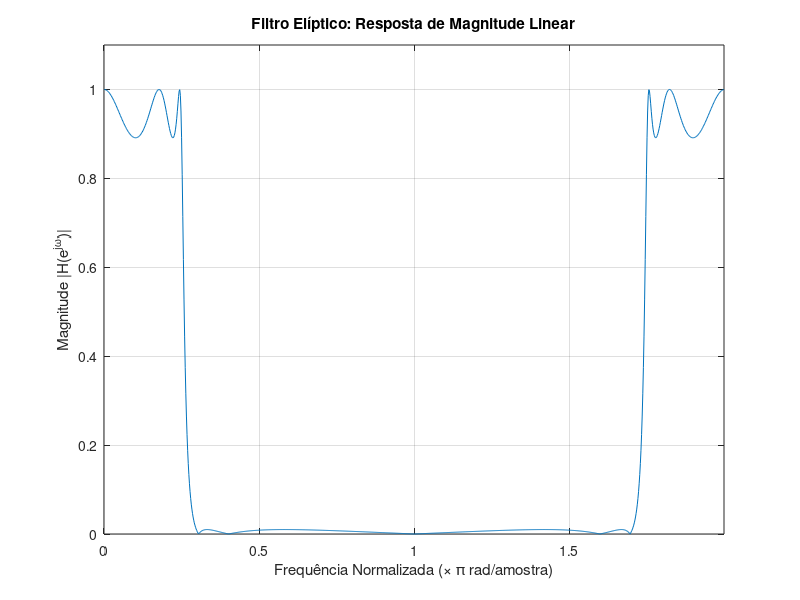
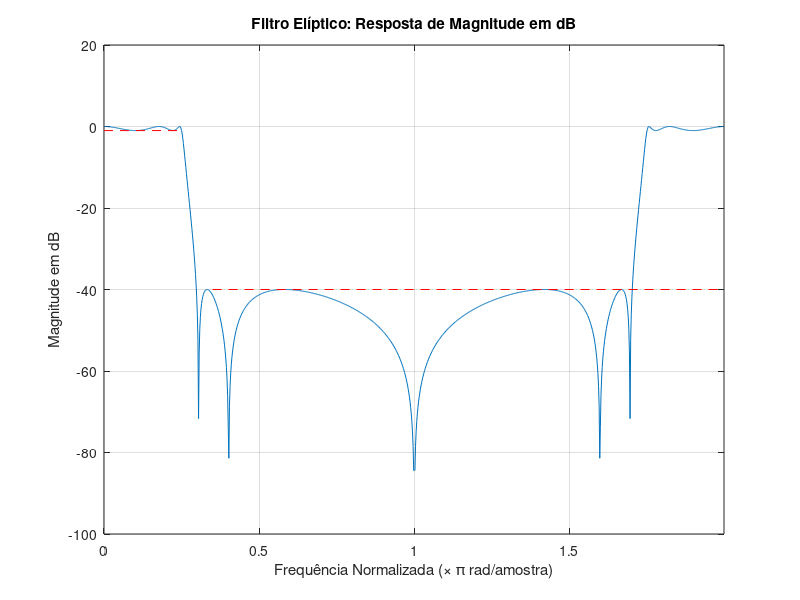
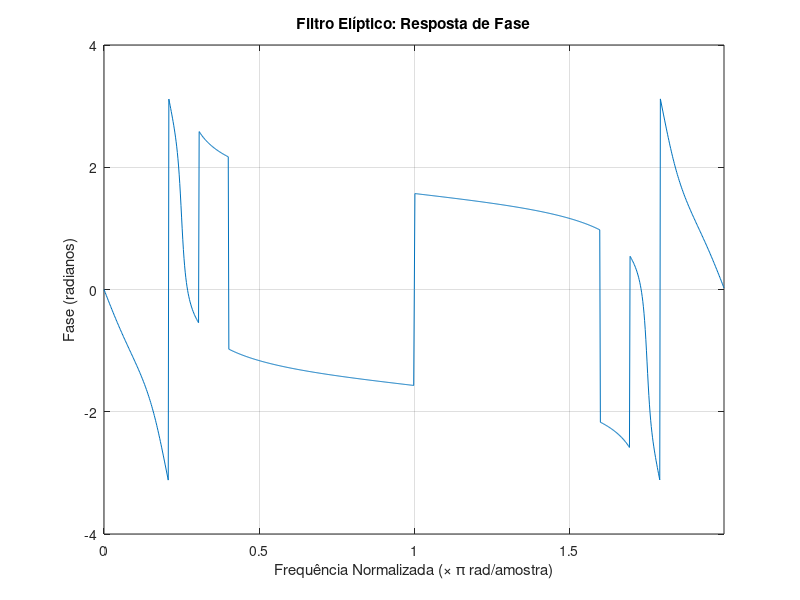
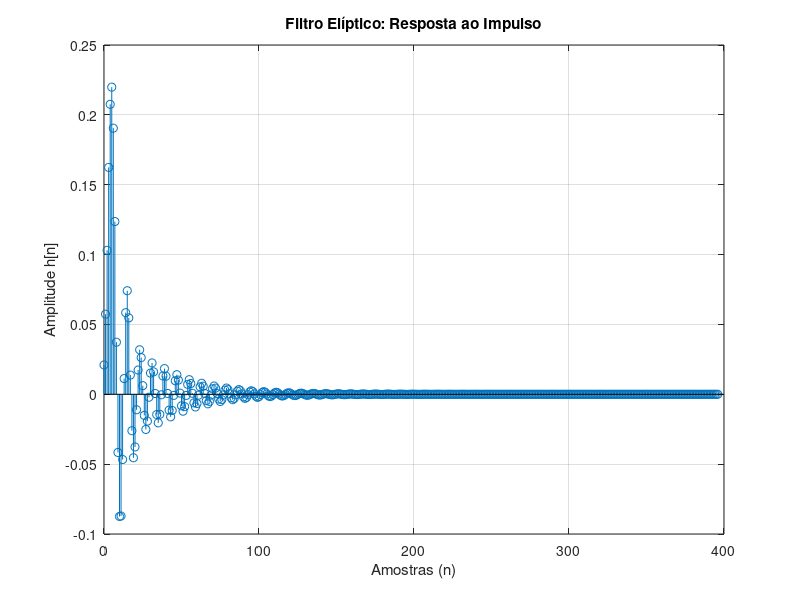

Recreate these plots in MATLAB, in order.
% Especificações do Projeto para o Filtro Elíptico Passa-Baixa
% Frequência de Passagem (Omega_p): 0.25*pi
% Frequência de Rejeição (Omega_s): 0.35*pi
% Ripple na Banda de Passagem (Rp): 1 dB
% Atenuação Mínima na Banda de Rejeição (As): 40 dB

% Definindo os parâmetros do filtro
Omega_p = 0.25 * pi; % Frequência de Passagem em rad/amostra
Omega_s = 0.35 * pi; % Frequência de Rejeição em rad/amostra
Rp = 1;              % Ripple na banda de passagem em dB
As = 40;             % Atenuação mínima na banda de rejeição em dB

% Normalizando as frequências para o range [0, 1] (onde 1 corresponde a pi rad/amostra)
Wp = Omega_p / pi;
Ws = Omega_s / pi;

% 1. Calcular a ordem do filtro (N) e a frequência de corte (Wn)
% A função ellipord retorna a ordem mínima necessária e a frequência de corte natural do filtro
[N, Wn] = ellipord(Wp, Ws, Rp, As);

fprintf('Filtro Elíptico:\n');
fprintf('Ordem calculada do filtro (N): %d\n', N);
fprintf('Frequência de corte normalizada (Wn): %f * pi rad/amostra\n', Wn);

% 2. Projetar o filtro Elíptico
% A função ellip retorna os coeficientes do numerador (b) e do denominador (a)
% da função de transferência do filtro digital.
[b, a] = ellip(N, Rp, As, Wn);

% 3. Plotar as figuras

% Vetor de frequências para plotagem (de 0 a pi rad/amostra)
[H, w] = freqz(b, a, 1024, 'whole'); % 1024 pontos, 'whole' para 0 a 2*pi, vamos usar de 0 a pi
w_norm = w / pi; % Normaliza a frequência para unidades de pi rad/amostra

% Figura 1: Magnitude Linear
figure;
plot(w_norm, abs(H));
title('Filtro Elíptico: Resposta de Magnitude Linear');
xlabel('Frequência Normalizada (\times \pi rad/amostra)');
ylabel('Magnitude |H(e^{j\omega})|');
grid on;
xlim([0 max(w_norm)]); % Ajusta o limite do eixo X para ir até o máximo normalizado
ylim([0 1.1]); % Ajusta o limite do eixo Y para melhor visualização

% Figura 2: Magnitude em dB
figure;
plot(w_norm, 20*log10(abs(H)));
title('Filtro Elíptico: Resposta de Magnitude em dB');
xlabel('Frequência Normalizada (\times \pi rad/amostra)');
ylabel('Magnitude em dB');
grid on;
xlim([0 max(w_norm)]); % Ajusta o limite do eixo X
hold on;
% Adicionar linhas de referência para Rp e As para melhor visualização
line([0 Wp], [-Rp -Rp], 'Color', 'r', 'LineStyle', '--'); % Linha do ripple da banda de passagem
line([Ws max(w_norm)], [-As -As], 'Color', 'r', 'LineStyle', '--'); % Linha da atenuação da banda de rejeição
hold off;

% Figura 3: Resposta de Fase
figure;
plot(w_norm, angle(H));
title('Filtro Elíptico: Resposta de Fase');
xlabel('Frequência Normalizada (\times \pi rad/amostra)');
ylabel('Fase (radianos)');
grid on;
xlim([0 max(w_norm)]); % Ajusta o limite do eixo X

% Figura 4: Resposta ao Impulso
figure;
% impz retorna a resposta ao impulso h e o vetor de tempo t
[h, t] = impz(b, a);
stem(t, h); % Usar stem para resposta de impulso discreta
title('Filtro Elíptico: Resposta ao Impulso');
xlabel('Amostras (n)');
ylabel('Amplitude h[n]');
grid on;
